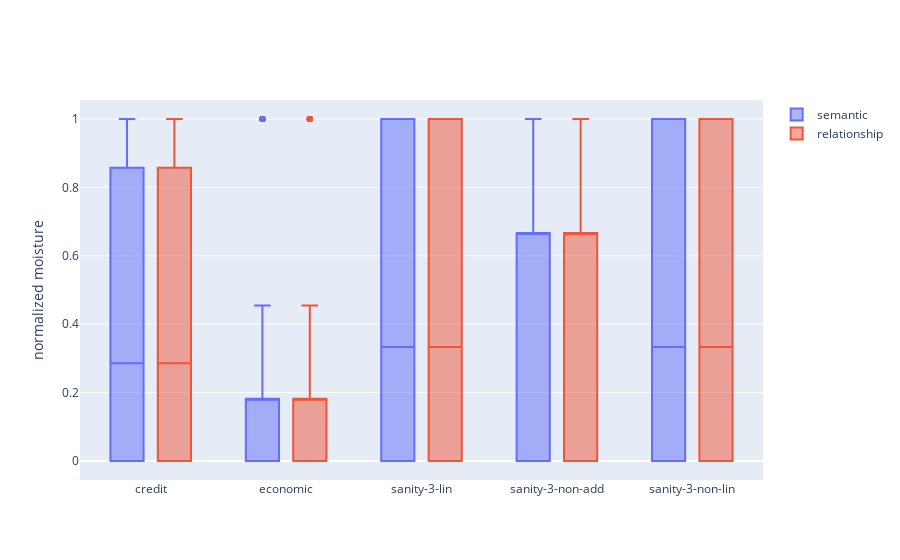

The notebook cell this image was saved under:
### Code cell
import plotly.graph_objects as go
import numpy as np
np.random.seed(1)

fig = go.Figure()
fig.add_trace(go.Box(x=df["dataset"], y=df["semantic"], name='semantic') )
fig.add_trace(go.Box(x=df["dataset"], y=df["correct_relationships"],name='relationship'))

fig.update_layout(
    yaxis_title='normalized moisture',
    boxmode='group' # group together boxes of the different traces for each value of x
)

fig.show()

### Figure 1 — Plotly figure (JSON) as saved in the notebook; plotly's stock layout.template omitted (floating-point values rounded to 4 significant figures; data arrays with more than 128 entries replaced by an {"elided": "..."} marker saying what was removed)
{"data": [{"name": "semantic", "type": "box", "x": {"elided": "5794 str values"}, "y": {"elided": "5794 float values"}}, {"name": "relationship", "type": "box", "x": {"elided": "5794 str values"}, "y": {"elided": "5794 float values"}}], "layout": {"boxmode": "group", "yaxis": {"title": {"text": "normalized moisture"}}}}
